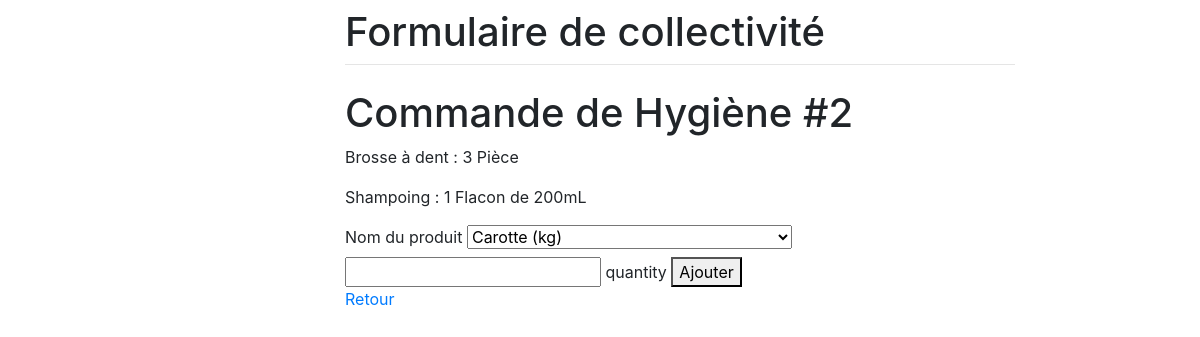
/1/2, run on the app's committed database.
### forms/models.py (models this page shows, shortened)
class Demande(models.Model):
    type = models.CharField(max_length=200,default="Nourriture", choices=type_choices)
    items= models.ManyToManyField(Item)
    date_demande = models.DateField(auto_now=True)

class Item(models.Model):
    product = models.ForeignKey(Product, related_name='product',on_delete=models.CASCADE)
    quantity = models.PositiveIntegerField(null=False, default=2)

class Product(models.Model):
    name = models.CharField(max_length=200)
    unit = models.CharField(max_length=200)
    type = models.CharField(max_length=200,default="Nourriture", choices=type_choices)

### forms/views.py (the view, shortened to what this page needs)
# urls.py: path("<int:id>/<int:idc>", views.index, name="index"),
def index(response, id, idc):
    d = Demande.objects.get(id=idc)
    c = Compte.objects.get(id=id)
    allproducts = Product.objects.all()
    return render(response, "forms/list.html", locals())

### forms/templates/forms/list.html (shortened to what this page needs)
{% extends "forms/base.html" %}
{% load crispy_forms_tags %}
						{% block content %}
						<h1>Commande de {{d.type}} #{{d.id}}</h1>
						<form method="post" action="#">
							{% for item in d.items.all %}
							<p>{{item.product.name}} : {{item.quantity}} {{item.product.unit}}</p>
							{% endfor %}
							<label>Nom du produit</label>
							<select name="name">
								{% for produit in allproducts %}
								<option value="{{produit.name}}">{{produit.name}} ({{produit.unit}})</option>
								{% endfor %}
							</select>
							<input name="quantity"> quantity </input>
							<button type="submit" , name="newProduct" , value="newProduct">
								Ajouter
							</button>
							<p><a href="/{{id}}/demandes"> Retour </p>
						</form>
						{% endblock %}

### data on the page
Demande: type "Hygiène", id "2"
Item: product.name "Brosse à dent", quantity "3", product.unit "Pièce"
Item: product.name "Shampoing", quantity "1", product.unit "Flacon de 200mL"

### other printed values
form field name "Carotte (kg)"
